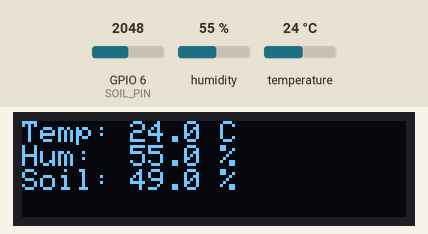
Simulated run of this sketch. Board: ESP32-S3. On the bench: 128×32 one-colour display. Inputs (shaded band) come from the test bench; at power-on: humidity 55 %, GPIO 6 (SOIL_PIN) = 2048, temperature 24 °C. WiFi joins after 1.5 s; servers stay silent unless stated; uploads are accepted with an empty reply; what the sketch prints to the serial monitor is not drawn.

Above: at 3.7 s.
3.8 s: humidity set to 22 %
At 5.8 s:
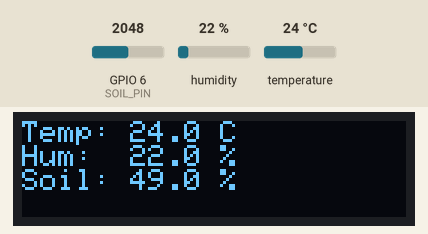
6.1 s: GPIO 6 (SOIL_PIN) set to 1960
At 7.2 s:
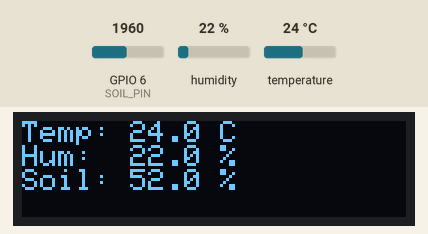
8.1 s: temperature set to 12 °C
At 9.6 s:
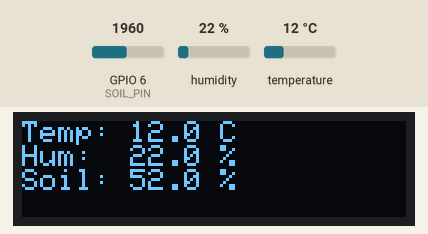
10.1 s: GPIO 6 (SOIL_PIN) set to 2040
At 11.8 s:
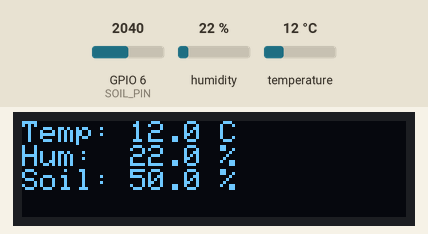
12.1 s: humidity set to 40 %
At 13.2 s:
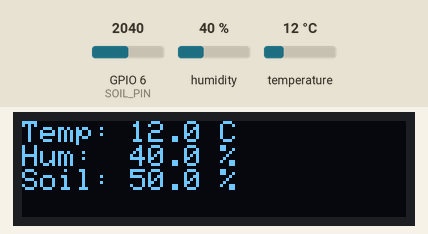
14.2 s: GPIO 6 (SOIL_PIN) set to 1228
At 15.6 s:
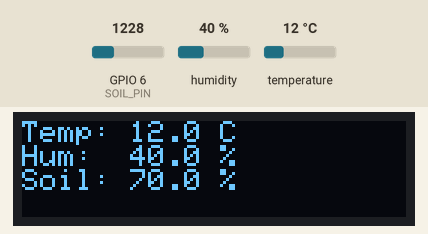
Timing chart, 0 to 17.2 s (numbered marks = the images above; inputs shaded):
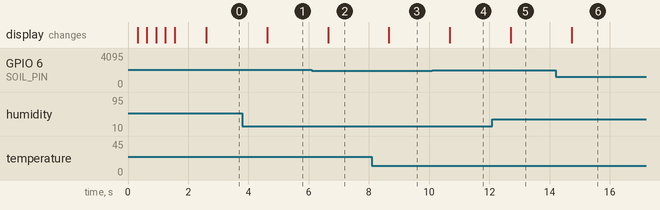

The sketch:

esp32CodeV1.ino
```cpp
#include <WiFi.h>
#include <HTTPClient.h>
#include "DHT.h"
#include <Wire.h>
#include <Adafruit_GFX.h>
#include <Adafruit_SSD1306.h>

// === Sensor Pins and Types ===
#define DHTPIN 4
#define DHTTYPE DHT11
#define SOIL_PIN 6

DHT dht(DHTPIN, DHTTYPE);

// === WiFi Setup ===
const char* ssid = "COMPUTERINATOR";
const char* password = "PerrydaPlatypus";
const char* serverURL = "http://192.168.0.102:8080/";

// === OLED Setup ===
#define SCREEN_WIDTH 128
#define SCREEN_HEIGHT 32
#define OLED_RESET -1

TwoWire oledWire = TwoWire(0);
Adafruit_SSD1306 display(SCREEN_WIDTH, SCREEN_HEIGHT, &oledWire, OLED_RESET);

void setup() {
  Serial.begin(115200);

  // Initialize sensor
  dht.begin();
  pinMode(SOIL_PIN, INPUT);

  // Initialize OLED on custom pins
  oledWire.begin(9, 10);  // SDA = 9, SCL = 10
  if (!display.begin(SSD1306_SWITCHCAPVCC, 0x3C)) {
    Serial.println(F("OLED display failed"));
    while (true);
  }
  display.clearDisplay();
  display.setTextColor(SSD1306_WHITE);
  display.setTextSize(2);
  display.setCursor(0, 0);
  display.print("Connecting WiFi...");
  display.startscrollleft(0x00, 0x03);
  display.display();

  // Connect to WiFi
  WiFi.begin(ssid, password);
  Serial.print("Connecting to wifi...");
  while (WiFi.status() != WL_CONNECTED) {
    delay(500);
    Serial.print(".");
  }
  display.stopscroll();
  Serial.println("\nConnected to WiFi!");

  display.clearDisplay();
  display.setCursor(0, 0);
  display.print("Connected!");
  display.display();
  delay(1000);
}

unsigned long lastDisplayUpdate = 0;
const int displayInterval = 3000;  // 3 seconds

void animateDisplayUpdate(float temp, float humidity, float moisture) {
  display.clearDisplay();
  display.setCursor(0, 0);
  display.println("Temp: " + String(temp, 1) + " C");
  display.println("Hum:  " + String(humidity, 1) + " %");
  display.println("Soil: " + String(moisture, 1) + " %");
  display.display();
}

void loop() {
  static unsigned long lastPost = 0;
  static const int postInterval = 5000;

  float humidity = dht.readHumidity();
  float temperature = dht.readTemperature();
  int rawSoil = analogRead(SOIL_PIN);
  float moisture = map(rawSoil, 4095, 0, 0, 100);

  display.setTextSize(1.5);

  static unsigned long lastDisplayUpdate = 0;
  if (millis() - lastDisplayUpdate > 2000) {
    lastDisplayUpdate = millis();
    animateDisplayUpdate(temperature, humidity, moisture);
  }

  // === Server Update Every 5 Seconds ===
  if (millis() - lastPost >= postInterval) {
    lastPost = millis();
    if (WiFi.status() == WL_CONNECTED) {
      HTTPClient http;
      http.begin(serverURL);
      http.addHeader("Content-Type", "application/json");

      String json = "{\"temperature\":";
      json += temperature;
      json += ",\"humidity\":";
      json += humidity;
      json += ",\"soil\":";
      json += moisture;
      json += "}";

      int code = http.POST(json);
      Serial.printf("POST code: %d\n", code);
      http.end();
    } else {
      Serial.println("WiFi not connected");
    }
  }
}
```

Measured:
- after the input at 3.8 s, the display: changes after 0.82 s (image 1)
- after the input at 6.1 s, the display: changes after 0.54 s (image 2)
- after the input at 8.1 s, the display: changes after 0.57 s (image 3)
- after the input at 10.1 s, the display: changes after 0.59 s (image 4)
- after the input at 12.1 s, the display: changes after 0.61 s (image 5)
- after the input at 14.2 s, the display: changes after 0.54 s (image 6)
